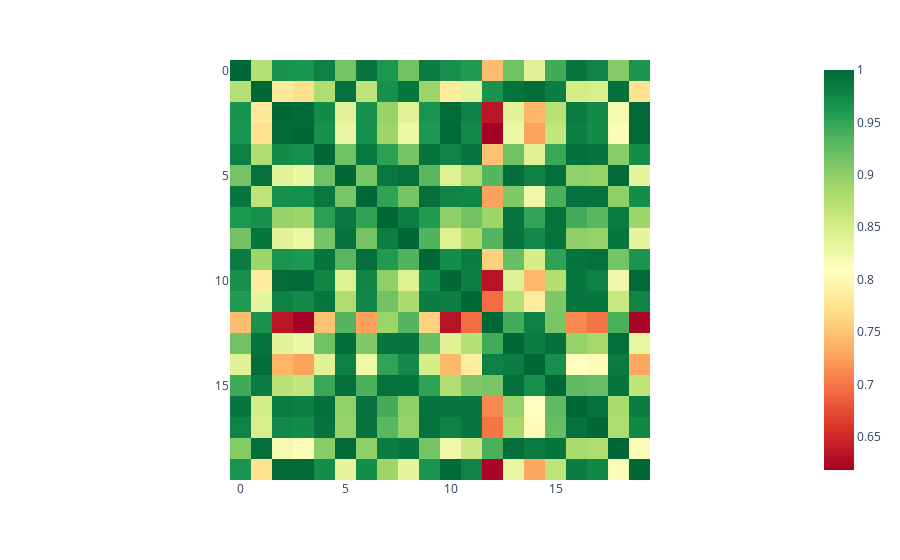

This figure's notebook cell:
### Code cell
print(similarities.shape)
print(f'Min value: {similarities.min()}')
print(f'Max value: {similarities.max()}')

fig = px.imshow(similarities, color_continuous_scale='RdYlGn')
fig.show()

### Figure 1 — Plotly figure (JSON) as saved in the notebook; plotly's stock layout.template omitted (floating-point values rounded to 4 significant figures; data arrays with more than 128 entries replaced by an {"elided": "..."} marker saying what was removed)
{"data": [{"coloraxis": "coloraxis", "hovertemplate": "x: %{x}<br>y: %{y}<br>color: %{z}<extra></extra>", "name": "0", "type": "heatmap", "xaxis": "x", "yaxis": "y", "z": {"elided": "20x20 float values"}}], "layout": {"coloraxis": {"colorscale": [[0, "rgb(165,0,38)"], [0.1, "rgb(215,48,39)"], [0.2, "rgb(244,109,67)"], [0.3, "rgb(253,174,97)"], [0.4, "rgb(254,224,139)"], [0.5, "rgb(255,255,191)"], [0.6, "rgb(217,239,139)"], [0.7, "rgb(166,217,106)"], [0.8, "rgb(102,189,99)"], [0.9, "rgb(26,152,80)"], [1, "rgb(0,104,55)"]]}, "margin": {"t": 60}, "xaxis": {"anchor": "y", "constrain": "domain", "domain": [0, 1], "scaleanchor": "y"}, "yaxis": {"anchor": "x", "autorange": "reversed", "constrain": "domain", "domain": [0, 1]}}}
